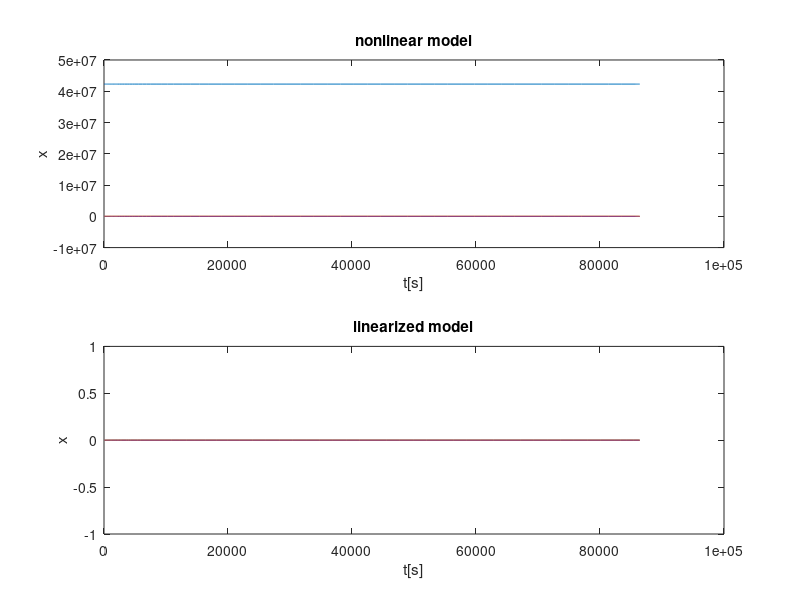
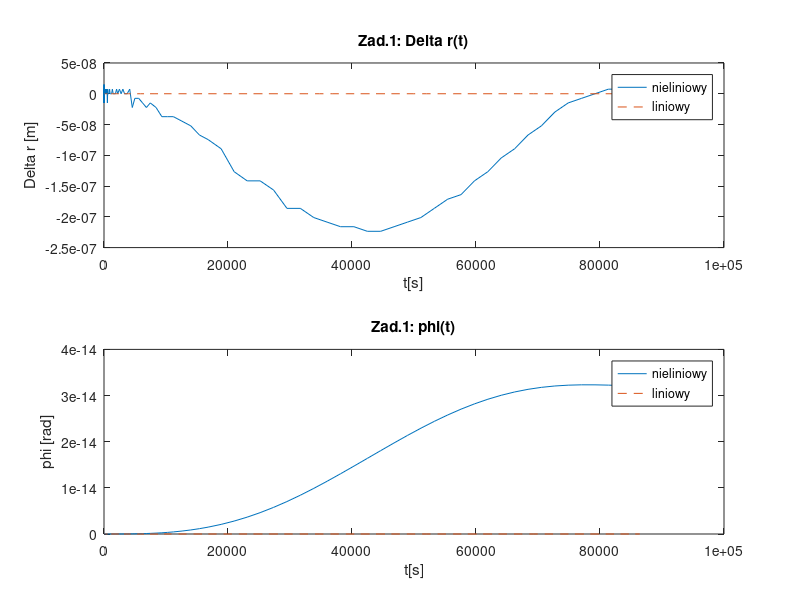
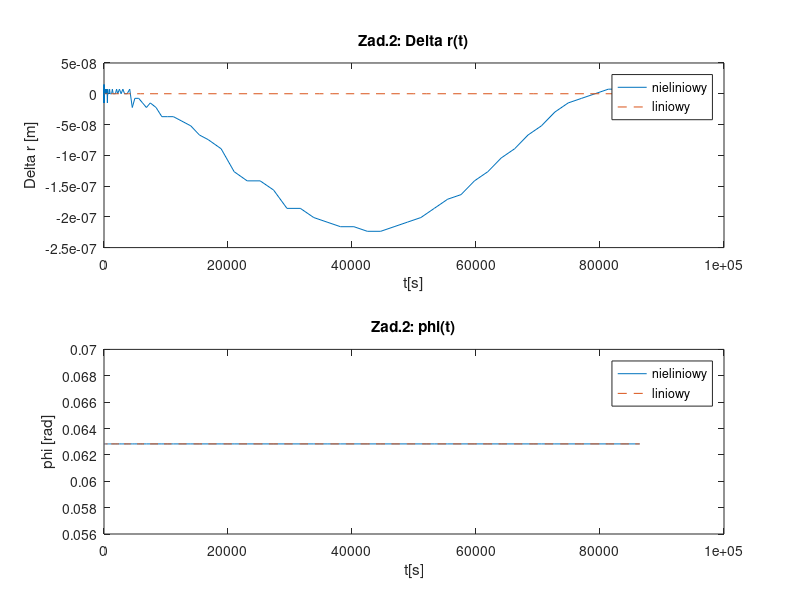
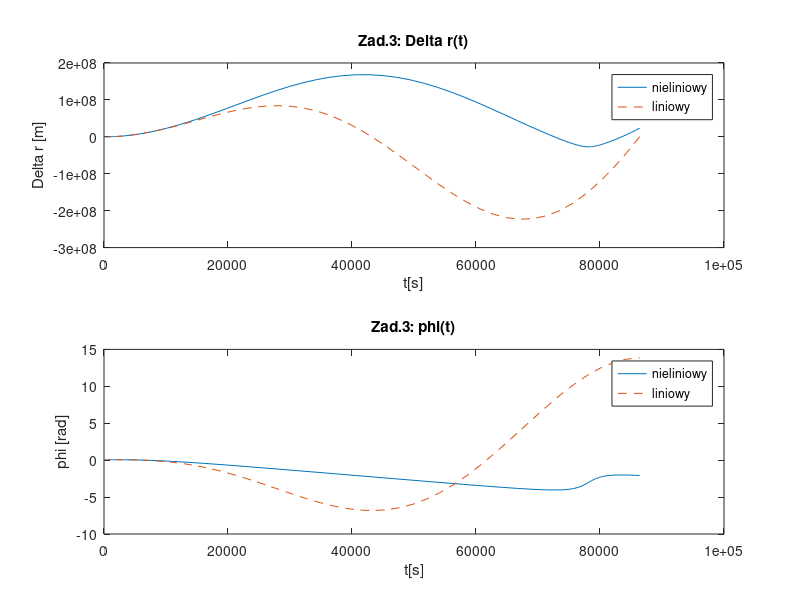

Write the MATLAB code that produced these figures, in order.
%% A.4 DYNAMIKA SATELITY
clear all
close all
%% A.4.2 Modelowanie matematyczne

% definiowanie parametrow satelity
T=24*60*60;           % s, okres obrotu Ziemi
m=2;                  % kg
k=4e14;               % m^3/s^2
omega=2*pi/T;         % rad/s
rR=(k/omega^2)^(1/3); % m, średnica orbity satelity

% definicje typowych sygnalow wejsciowych uzywanych podczas badan symulacyjnych 
% dynamiki satelity

ur=@(t)0; 
uth=@(t)0; 
dr=@(t)0; 
dth=@(t)0;

% tworzenie kodu dla dynamiki satelity (sD)
% x'=f(x,u)
% derivation of f:
sD=@(t,x)[...
    x(2,:); ...
    -k./(x(1,:).^2) + x(1,:).*(omega+x(4,:)).^2 + (ur(t)+dr(t))./m; ...
    x(4,:); ...
    -2*x(2,:).*(omega+x(4,:))./x(1,:) + (uth(t)+dth(t))./(m*x(1,:).^2) ...
    ];

%% A.4.3 analiza punktu rownowagi
% weryfikacja wybranych rozwiazan ukladu rownan satelity ze zmiennymi stanu


disp('A.4.3')

x0=[rR;0;0;0];
test1=sD(0,x0);


%% A.4.4 Przyblizenie liniowe
% wyliczanie parametrow A, B, C przyblizenia liniowego
% x'=f(x,u)
% y =h(x,u)
% w punkcie rownowagi

A= ...
[        0,             1, 0,          0; ...
 3*omega^2,             0, 0, 2*omega*rR; ...
         0,             0, 0,          1; ...
         0, -(2*omega)/rR, 0,          0 ...
];

B= [  0,          0,   0,          0; ...
    1/m,          0, 1/m,          0; ...
      0,          0,   0,          0; ...
      0, 1/(m*rR^2),   0, 1/(m*rR^2) ];

C= [0, 0, 1, 0];

sLD=@(t,x) A*x + B*[ur(t); uth(t); dr(t); dth(t)];

% tworzenie kodu dla przyblizenia liniowego (sLD)  dynamiki satelity 
% f(x,u) w postaci fl(x,u):=A*x + B*u
sLD=@(t,x)zeros(4,1);  % jest nieprawidlowo (w celu zapewnienia wykonywalnosci skryptu)

%% A.4.5 Analiza modelu
% stabilnosc przyblizenia liniowego
disp('A.4.5')
disp('stability:')
disp('eigenvalues of A')
ev=eig(A)


%% A.4.6 Symulacje
% badania symulacyjne dynamiki satelity

% 0
% system w punkcie rownowagi

% warunki poczatkowe i zaklocenie radialne
x0=[rR;0;0;0]; 
x0L=x0-[rR;0;0;0];

% tworzenie kodu dla dynamiki satelity (sD)
sD=@(t,x)[...
    x(2,:); ...
    -k./(x(1,:).^2) + x(1,:).*(omega+x(4,:)).^2 + (ur(t)+dr(t))./m; ...
    x(4,:); ...
    -2*x(2,:).*(omega+x(4,:))./x(1,:) + (uth(t)+dth(t))./(m*x(1,:).^2) ...
    ];
sLD=@(t,x) A*x + B*[ur(t); uth(t); dr(t); dth(t)];

% symulacja i kreslenie wykresow dla dynamiki satelity (sD)
[ts,ys] = ode45(sD,[0 T],x0);
figure(1)
subplot(2,1,1)
plot(ts,ys)
title("nonlinear model")
xlabel("t[s]"), ylabel("x")
% symulacja i kreslenie wykresow dla aproksymacji liniowej dynamiki satelity (sLD)
[tls,yls] = ode45(sLD,[0 T],x0L);
subplot(2,1,2)
plot(tls,yls)
title("linearized model")
xlabel("t[s]"), ylabel("x")

% 1
% 1%--we zaburzenie r(0) wzgledem promienia orbity geostacjonarnej

% warunki poczatkowe (radialne zaklocenie jest niezmienione)
x0=[rR*1.01;0;0;0]; % warunek poczatkowy dla systemu nieliowego
x0L=x0-[rR;0;0;0];  % warunek poczatkowy dla aproksymacji liniowej

% ZADANIE 1
% symulacja i kreslenie wykresow dla dynamiki satelity (sD)

% symulacja i kreslenie wykresow dla aproksymacji liniowej dynamiki satelity (sLD)


% 1%-we zaburzenie phi(0) wzgledem pelnego obrotu Ziemi wzgledem swojej osi

% warunki poczatkowe (radialne zaklocenie jest niezmienione)
x0=[rR;0;0;0];
x0L=x0-[rR;0;0;0];
[ts,ys]   = ode45(sD,[0 T],x0);
[tls,yls] = ode45(sLD,[0 T],x0L);
figure(2)
subplot(2,1,1), plot(ts,ys(:,1)-rR, tls,yls(:,1),'--'), title("Zad.1: \Delta r(t)"), legend("nieliniowy","liniowy"), xlabel("t[s]"), ylabel("\Delta r [m]")
subplot(2,1,2), plot(ts,ys(:,3),    tls,yls(:,3),'--'), title("Zad.1: \phi(t)"),     legend("nieliniowy","liniowy"), xlabel("t[s]"), ylabel("\phi [rad]")

% ZADANIE 2
% symulacja i kreslenie wykresow dla dynamiki satelity (sD)

% symulacja i kreslenie wykresow dla aproksymacji liniowej dynamiki satelity (sLD)


% 2
% radialne zaklocenie skokowe o wartosci 5% grawitacyjnego przyciagania 
% satelity przez ziemie

% warunki poczatkowe i radialne zaklocenie
x0=[rR; 0; 2*pi/100; 0]; % poprawiona pozycja phi(0)!
x0L=x0-[rR;0;0;0];

[ts,ys]   = ode45(sD,[0 T],x0);
[tls,yls] = ode45(sLD,[0 T],x0L);
figure(3)
subplot(2,1,1), plot(ts,ys(:,1)-rR, tls,yls(:,1),'--'), title("Zad.2: \Delta r(t)"), legend("nieliniowy","liniowy"), xlabel("t[s]"), ylabel("\Delta r [m]")
subplot(2,1,2), plot(ts,ys(:,3),    tls,yls(:,3),'--'), title("Zad.2: \phi(t)"),     legend("nieliniowy","liniowy"), xlabel("t[s]"), ylabel("\phi [rad]")

% ZADANIE 3
% tworzenie kodu dla dynamiki satelity (sD)

% tworzenie kodu dla aproksymacji liniowej dynamiki satelity (sLD)

% symulacja i kreslenie wykresow dla dynamiki satelity (sD)

% symulacja i kreslenie wykresow dla aproksymacji liniowej dynamiki satelity (sLD)


% 3
% radialne zaklocenie o charakterze okresowym z amplituda rowna 5%  
% grawitacyjnego przyciagania satelity przez Ziemie o okresie rownym okresowi
% obrotu Ziemi

% warunki poczatkowe i radialne zaklocenie
dr=@(t)cos(2*pi/T*t)*m*9.81*0.05; 
sD=@(t,x)[...
    x(2,:); ...
    -k./(x(1,:).^2) + x(1,:).*(omega+x(4,:)).^2 + (ur(t)+dr(t))./m; ...
    x(4,:); ...
    -2*x(2,:).*(omega+x(4,:))./x(1,:) + (uth(t)+dth(t))./(m*x(1,:).^2) ...
    ];
sLD=@(t,x) A*x + B*[ur(t); uth(t); dr(t); dth(t)];

[ts,ys]   = ode45(sD,[0 T],x0);
[tls,yls] = ode45(sLD,[0 T],x0L);
figure(4)
subplot(2,1,1), plot(ts,ys(:,1)-rR, tls,yls(:,1),'--'), title("Zad.3: \Delta r(t)"), legend("nieliniowy","liniowy"), xlabel("t[s]"), ylabel("\Delta r [m]")
subplot(2,1,2), plot(ts,ys(:,3),    tls,yls(:,3),'--'), title("Zad.3: \phi(t)"),     legend("nieliniowy","liniowy"), xlabel("t[s]"), ylabel("\phi [rad]")


% ZADANIE 4
% tworzenie kodu dla dynamiki satelity (sD)

% tworzenie kodu dla aproksymacji liniowej dynamiki satelity (sLD)

% symulacja i kreslenie wykresow dla dynamiki satelity (sD)

% symulacja i kreslenie wykresow dla aproksymacji liniowej dynamiki satelity (sLD)
sD=@(t,x)[...
    x(2,:); ...
    -k./(x(1,:).^2) + x(1,:).*(omega+x(4,:)).^2 + (ur(t)+dr(t))./m; ...
    x(4,:); ...
    -2*x(2,:).*(omega+x(4,:))./x(1,:) + (uth(t)+dth(t))./(m*x(1,:).^2) ...
    ];
sLD=@(t,x) A*x + B*[ur(t); uth(t); dr(t); dth(t)];

[ts,ys]   = ode45(sD,[0 T],x0);
[tls,yls] = ode45(sLD,[0 T],x0L);
figure(5)
subplot(2,1,1), plot(ts,ys(:,1)-rR, tls,yls(:,1),'--'), title("Zad.4: \Delta r(t)"), legend("nieliniowy","liniowy"), xlabel("t[s]"), ylabel("\Delta r [m]")
subplot(2,1,2), plot(ts,ys(:,3),    tls,yls(:,3),'--'), title("Zad.4: \phi(t)"),     legend("nieliniowy","liniowy"), xlabel("t[s]"), ylabel("\phi [rad]")
